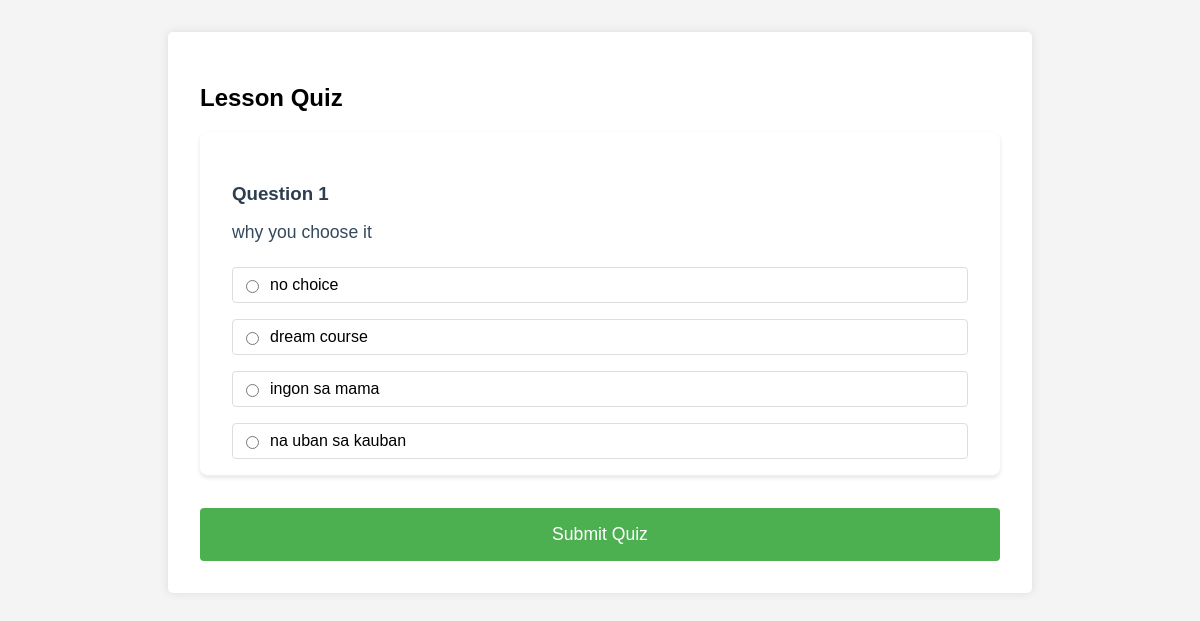
Page /quiz.php?lesson=3 (signed in) on the committed database.
### tables this page shows
CREATE TABLE `quizzes` (
  `id` int(11) NOT NULL,
  `lesson_id` int(11) DEFAULT NULL,
  `question` text DEFAULT NULL,
  `options` text DEFAULT NULL,
  `correct_answer` varchar(255) DEFAULT NULL,
  `created_at` timestamp NOT NULL DEFAULT current_timestamp()
);

### quiz.php (the view, shortened to what this page needs)
<?php
require_once 'config/database.php';
$lesson_id = $_GET['lesson'];
$quiz_sql = "SELECT * FROM quizzes WHERE lesson_id = ?";
$stmt = $conn->prepare($quiz_sql);
$stmt->bind_param("i", $lesson_id);
$stmt->execute();
$quizzes = $stmt->get_result();
?>
<!DOCTYPE html>
<html lang="en">
<head>
    <link rel="stylesheet" href="css/style.css">
    <link rel="stylesheet" href="css/dashboard.css">
    <link rel="stylesheet" href="css/quiz.css">
</head>
<body>
    <div class="container">
        <?php if (isset($_GET['result']) && isset($_SESSION['quiz_result'])) { ?>
            <div class="quiz-result">
                <h2>Quiz Results</h2>
                <div class="result-details">
                    <p>Score: <?php echo $_SESSION['quiz_result']['score']; ?> out of <?php echo $_SESSION['quiz_result']['total']; ?></p>
                    <p>Percentage: <?php echo round($_SESSION['quiz_result']['percentage'], 2); ?>%</p>
                </div>
                <a href="course.php?id=<?php echo $course_id; ?>&lesson=<?php echo $lesson_id; ?>" class="btn-return">Return to Lesson</a>
            </div>
        <?php } else { ?>
            <div class="quiz-container">
                <h2>Lesson Quiz</h2>
                <form method="POST" action="" class="quiz-form">
                    <?php
                    $question_num = 1;
                    while ($quiz = $quizzes->fetch_assoc()) {
                        $options = json_decode($quiz['options'], true);
                    ?>
                        <div class="quiz-question">
                            <h3>Question <?php echo $question_num; ?></h3>
                            <p><?php echo htmlspecialchars($quiz['question']); ?></p>
                            <div class="options">
                                <?php foreach ($options as $option) { ?>
                                    <label class="option">
                                        <input type="radio" name="answers[<?php echo $quiz['id']; ?>]" value="<?php echo htmlspecialchars($option); ?>" required>
                                        <?php echo htmlspecialchars($option); ?>
                                    </label>
                                <?php } ?>
                            </div>
                        </div>
                    <?php
                        $question_num++;
                    }
                    ?>
                    <button type="submit" name="submit_quiz" class="btn-submit">Submit Quiz</button>
                </form>
            </div>
        <?php } ?>
    </div>
</body>
</html>

### css/style.css (style rules this page uses)
body { font-family: Arial, sans-serif; background-color: #f4f4f4; margin: 0; padding: 0; }
.container { max-width: 1200px; margin: 0 auto; padding: 20px; }
button { background-color: #4CAF50; color: white; padding: 10px 15px; border: none; border-radius: 4px; cursor: pointer; width: 100%; }
.container { max-width: 1200px; margin: 0 auto; padding: 0 1rem; }
.quiz-container { max-width: 800px; margin: 80px auto; padding: 20px; }
.quiz-question { background: white; padding: 2rem; border-radius: 8px; box-shadow: 0 2px 4px rgba(0,0,0,0.1); margin-bottom: 1.5rem; }
.quiz-question h3 { color: #2c3e50; margin-bottom: 1rem; }
.quiz-question p { color: #34495e; font-size: 1.1rem; margin-bottom: 1.5rem; }
.btn-submit { background: #2ecc71; color: white; padding: 1rem 2rem; border: none; border-radius: 6px; cursor: pointer; font-size: 1rem; width: 100%; transition: background 0.3s ease; }

### css/quiz.css (style rules this page uses)
.quiz-container { background: white; padding: 2rem; border-radius: 5px; box-shadow: 0 0 10px rgba(0,0,0,0.1); max-width: 800px; margin: 2rem auto; }
.quiz-question { margin-bottom: 2rem; padding-bottom: 1rem; border-bottom: 1px solid #eee; }
.options { display: flex; flex-direction: column; gap: 1rem; margin-top: 1rem; }
.option { display: flex; align-items: center; gap: 0.5rem; padding: 0.5rem; border: 1px solid #ddd; border-radius: 4px; cursor: pointer; }
.btn-submit { background-color: #4CAF50; color: white; padding: 1rem 2rem; border: none; border-radius: 4px; cursor: pointer; width: 100%; font-size: 1.1rem; }

### rows in the picture
quizzes: question "why you choose it", options "no choice", options "dream course", options "ingon sa mama", options "na uban sa kauban"
